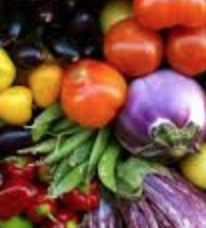
%> input picture food.png, 206 x 228 px
$ octave testscript.m   (GNU Octave 9; MATLAB toolbox functions it lacks are replaced by stand-ins)
%> lines starting %> are read from the running program, lines starting %| are printed output that depends on the picture; in (x1, y1, x2, y2) boxes, pixels count from 0 and x2, y2 are one past the last pixel; in counts of white or black regions, pixels touching at a corner belong together; the program's own positions count from 1
### colour2grey.m
function B = colour2grey(A, r)
%colour2grey Converts an RGB image `A` to greyscale accoring to a rule `r`
% INPUTS:
%   A: The image, stored in an array of size (length, width, 3) where the
%   third index stores RGB triples
%   r: Optional argument containing the rule to convert the RGB image to
%   greyscale; a triple of coefficients of the linear combination of the
%   colours. PAL and NTSC rule is the default
% OUTPUTS:
%   B: A greyscale image, stored in array of size (length, width, 3) where
%   the third index stores a triple with repeated greyscale value

if ~exist('r','var') % choose the default rule if one is not given
    r = [0.299 0.587 0.114]; % PAL and NTSC standard rule
end

B = uint8(zeros(size(A)));

% form the linear combination
for i = 1:3
    B(:,:,:) = B(:,:,:) + r(i)*A(:,:,i);
end

end

### pickgrid.m
function v = pickgrid(S,N)
%pickgrid Chooses a grid with N points from an image of size S
% INPUTS:
%   S: The size of the image to pick the grid from; a tuple (height, width)
%   N: The number of points to have on the grid OR size of grid in the form
%      (Nh, Nw)
% OUTPUTS:
%   v: length N array storing indices of chosen pixels

totalpixct = S(1)*S(2); % for error checking

if all(size(N) == 1) % we are given total number of points in grid
    if N > totalpixct
        error('You must choose a grid size smaller than the number of pixels in the image.')
    end
    aspect = S(2)/S(1); % aspect ratio of the image
    Nh = round(sqrt(aspect*N)); % number of points in grid along h axis
    Nw = round(N/Nh); % number of points in grid along w axis
else % we are given size of grid explicitly
    Nh = N(1);
    Nw = N(2);
    if Nh*Nw > totalpixct || Nh > S(1) || Nw > S(2)
        error('You must choose a grid size smaller than the number of pixels in the image.')
    end
end

% make the grid
gridh = round(linspace(1,S(1),Nh));
gridw = round(linspace(1,S(2),Nw));
[gridh, gridw] = meshgrid(gridw,gridh);

% convert the grid locations to coordinates
coords = [gridh(:) gridw(:)];

% convert coordinates to indices
v = sub2ind(S,coords(:,2),coords(:,1));
end

### add_sparse_colour.m
function C = add_sparse_colour(A,B,p)
%add_sparse_colour Adds colour information from pixels `p` in `A`
% to the same pixels `p` in greyscale `B`
% INPUTS:
%   A: The fully RGB colour image in array form
%   B: The fully greyscale image in array form
%   p: A vector of pixel indices
% OUTPUTS:
%   C: A mostly greyscale image with RGB colour information in pixels `p`

C = B; % deep-copy, automagically
for i = 1:3
    % now with 100% less indexing errors
    Ai = A(:,:,i);
    Ci = C(:,:,i);
    Ci(p) = Ai(p); % use p as a mask since it is a list of indices
    C(:,:,i) = Ci(:,:);
end

end

### generaterandoms.m
function seededrand = generaterandoms(seed)
% generaterandoms takes a certain seed and constructs a series of random
% numbers from this seed to maintain consistency
% INPUTS
%   seed: integer value that will start the generation
% OUTPUTS
%   seededrand: a random number generator made from the original seed

% to use, call rng(generaterandoms(seed)) or rng(seededrand)

if ~exist('seed','var') % choose the default seed if one is not given
    seed = 1;
end

seededrand = rng(seed, 'simdTwister');

end

### pickrandom.m
function v = pickrandom(S,N)
%pickrandom Chooses N random pixels from an image of size S
% INPUTS:
%   S: The size of the image to pick the grid from; a tuple (height, width)
%   N: The number of points to pick randomly
% OUTPUTS:
%   v: length N array storing indices of chosen pixels

% error checking
if N > S(1)*S(2)
    error('You must choose N smaller than total pixel count S(1)*S(2)!')
end

v = sub2ind(S,randi(S(1),[N 1]),randi(S(2),[N 1]));

end

### testscript.m
close all
% here is a test script to outline the procedure so as to clarify how the
% functions interact with each other

% import the picture, peek
A = imread('food.png');
%> A is the input picture: size 228x206x3 uint8; mean R, G, B 122.3, 78.9, 61
figure; imshow(A);

% make a greyscale copy, peek
B = colour2grey(A);
%> after the loop in colour2grey, `for i = 1:3`:
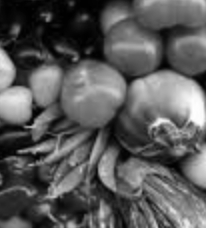
%> B: size 228x206x3 uint8; min 0, max 255, mean 89.8
figure; imshow(B);

% pick a random seed of 1 so we can reproduce the same results each time
s = rng(generaterandoms(1));

% figure out the size of the image, number of pts to add colour to
S = size(A(:,:,1));
%> S = [228 206]
N = round(2*S(1)*S(2)/100); % add colour to one percent of the pixels
%> N = 939

% pick some random pts, some grid pts
p_rand = pickrandom(S,N);
%> p_rand = 939 values, max 46772 at index 222, min 46 at index 12, mean 22802.2
p_grid = pickgrid(S,N);
%> in pickgrid, `totalpixct = S(1)*S(2);`: totalpixct = 46968
%> in pickgrid, `aspect = S(2)/S(1);`: aspect = 0.904
%> in pickgrid, `Nh = round(sqrt(aspect*N));`: Nh = 29
%> in pickgrid, `Nw = round(N/Nh);`: Nw = 32
%> in pickgrid, `gridh = round(linspace(1,S(1),Nh));`: gridh = 29 values from 1 to 228
%> in pickgrid, `gridw = round(linspace(1,S(2),Nw));`: gridw = 32 values from 1 to 206
%> in pickgrid, `coords = [gridh(:) gridw(:)];`: coords = 928 rows, first 12: [1 1; 1 9; 1 17; 1 25; 1 33; 1 42; 1 50; 1 58; 1 66; 1 74; 1 82; 1 90]
%> in pickgrid, `v = sub2ind(S,coords(:,2),coords(:,1));`: v = 928 values from 1 to 46968
%> p_grid = 928 values from 1 to 46968

% add colour from rand, grid; peek
C_rand = add_sparse_colour(A,B,p_rand);
%> the loop in add_sparse_colour, `for i = 1:3` made 3 passes
%> pass 1, in add_sparse_colour, `Ai = A(:,:,i);`:
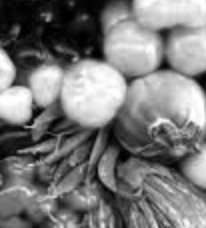
%> Ai: size 228x206 uint8; min 0, max 255, mean 122.3
%> pass 2, in add_sparse_colour, `Ai = A(:,:,i);`:
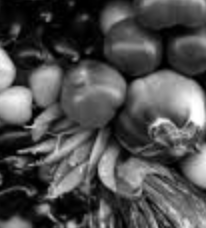
%> Ai: size 228x206 uint8; min 0, max 255, mean 78.9
%> pass 3, in add_sparse_colour, `Ai = A(:,:,i);`:
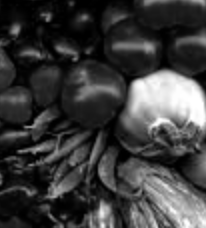
%> Ai: size 228x206 uint8; min 0, max 255, mean 61
%> after the loop in add_sparse_colour, `for i = 1:3`:
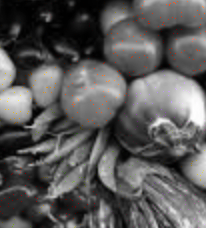
%> C: size 228x206x3 uint8; 1.97% of pixels changed, all inside (x1, y1, x2, y2) = (0, 0, 206, 228)
% C_grid = add_sparse_colour(A,B,p_grid);
figure; imshow(C_rand);
% figure; imshow(C_grid);

% pick the basis function to use, parameters for recolourisation
params = [100; % sigma_1
          100; % sigma_2
          0.5; % p
          1e-4;]; % delta

% nic's opt
%params = [20.8549;594.4899;1.0011;1.5173e-07];

% feb 21 opt of gaussian (see .mat file for others)
%params = [25.715;332.5164;0.9515;3.6849e-07]; % 1% grid and food.png
%params = [18.2521;444.179;0.9905;3.8794e-07]; % 2% grid and food.png

%> (the run ends here)

$ run again, with lake.png copied over food.png
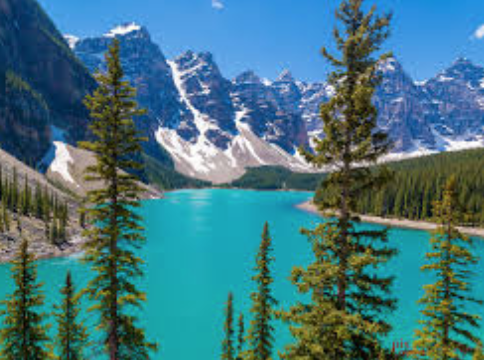
%> input picture lake.png, 484 x 360 px
%> A is the input picture: size 360x484x3 uint8; mean R, G, B 66.4, 117.3, 127.9
%> after the loop in colour2grey, `for i = 1:3`:
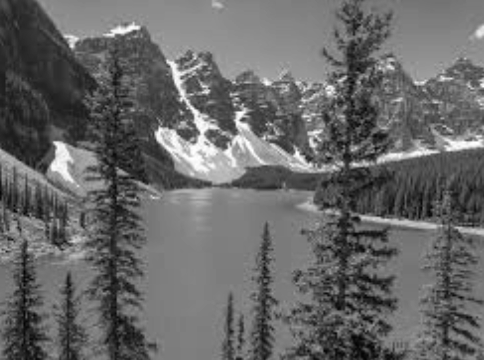
%> B: size 360x484x3 uint8; min 3, max 255, mean 103.3
%> S = [360 484]
%> N = 3485
%> p_rand = 3485 values, max 174144 at index 312, min 11 at index 2732, mean 87082.1
%> totalpixct = 174240
%> aspect = 1.34
%> Nh = 68
%> Nw = 51
%> gridh = 68 values from 1 to 360
%> gridw = 51 values from 1 to 484
%> v = 3468 values from 1 to 174240
%> after the loop in add_sparse_colour, `for i = 1:3`:
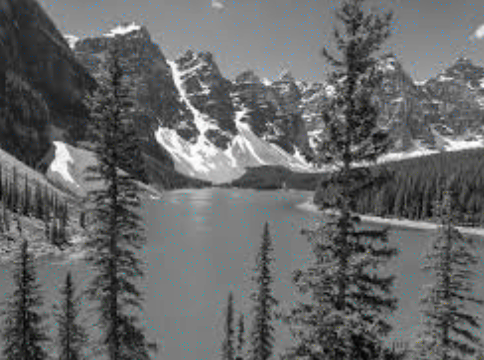
%> C: size 360x484x3 uint8; 1.98% of pixels changed, all inside (x1, y1, x2, y2) = (0, 0, 484, 360)
